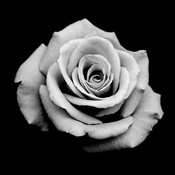
//> input picture Lab_05/rose.jpg, 175 x 175 px, shrunk from 336 x 336 before the run
$ ./Lab_05   (built with g++ and OpenCV 4)
//> lines starting //> are read from the running program, lines starting //| are printed output that depends on the picture; after the words box and inside, x2 and y2 are one past the last pixel; in counts of white or black regions, pixels touching at a corner belong together
#include <iostream>
#include "C:\opencv\build\include\opencv2\core.hpp"
#include "C:\opencv\build\include\opencv2\imgproc.hpp"
#include "C:\opencv\build\include\opencv2\highgui.hpp"

// [154 lines left out: functions exercise_one, exercise_two, exercise_three, exercise_four, exercise_five, showHSVColors, not called in this run]

void performAdaptiveThreshold() { // k鰊yv maszkol醩a?
	cv::Mat I = cv::imread("text.png",0); // fontos, hogy 0-醫 oda韗junk
	cv::Mat thresholded;
	cv::Mat manualthresholded, manualmasked;

	int blockSize = 5;
	cv::adaptiveThreshold(I, thresholded, 255, cv::ADAPTIVE_THRESH_MEAN_C, cv::THRESH_BINARY, blockSize, 2);

	cv::threshold(I, manualthresholded, 120, 255, cv::THRESH_BINARY);
	cv::bitwise_and(I, manualthresholded, manualmasked);

	cv::imshow("adaptive", thresholded);
	cv::imshow("manual", manualthresholded);
	cv::waitKey();
}

void performManualThreshold() { // maszkol醩
	cv::Mat I = cv::imread("rose.jpg", 0);
	cv::Mat thresholded;
	cv::Mat masked;
	unsigned char thresh_value = 100;

	cv::threshold(I, thresholded, thresh_value, 255, cv::THRESH_BINARY);

	cv::imshow("rose mask",thresholded);
	cv::waitKey();


	cv::bitwise_and(I, thresholded, masked);

	cv::imshow("rose masked", masked);
	cv::waitKey();
}


int main()
{
	performManualThreshold();
//> in performManualThreshold, I is the input picture: 175 rows x 175 cols, CV_8UC1; min 0, max 255, mean 66.7
//> in performManualThreshold, `cv::threshold(I, thresholded, thresh_value, 255, cv::THRESH_BINARY);`:
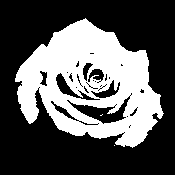
//> thresholded: 175 rows x 175 cols, CV_8UC1; 35% white; 3 white regions (2 under 20 px), largest, box (x1, y1, x2, y2) and area: (15, 18, 164, 148) 10709
//> in performManualThreshold, `cv::bitwise_and(I, thresholded, masked);`:
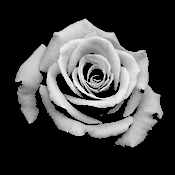
//> masked: 175 rows x 175 cols, CV_8UC1; min 0, max 255, mean 62.7
	performAdaptiveThreshold();
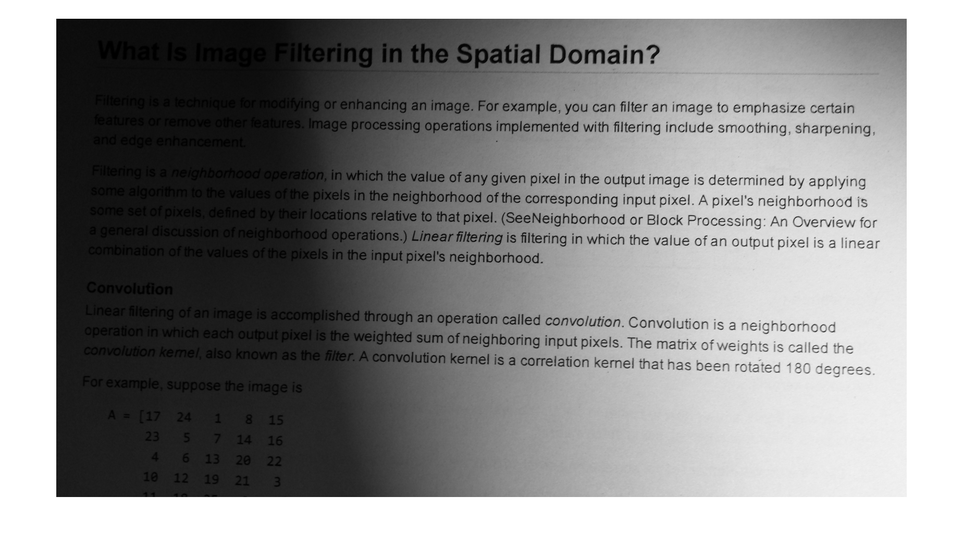
//> input picture Lab_05/text.png, 963 x 546 px, shrunk from 1848 x 1048 before the run
//> in performAdaptiveThreshold, I is the input picture: 546 rows x 963 cols, CV_8UC1; min 0, max 255, mean 143
//> in performAdaptiveThreshold, `cv::adaptiveThreshold(I, thresholded, 255, cv::ADAPTIVE_THRESH_MEAN_C,..`:
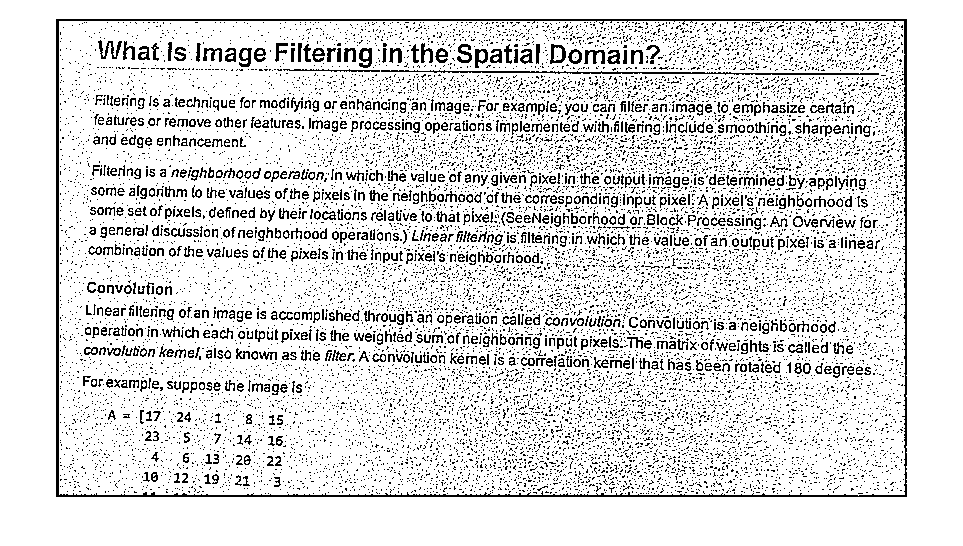
//> thresholded: 546 rows x 963 cols, CV_8UC1; 86.6% white; black in thin lines or dots, all inside (x1, y1, x2, y2) = (56, 19, 907, 497)
//> in performAdaptiveThreshold, `cv::threshold(I, manualthresholded, 120, 255, cv::THRESH_BINARY);`:
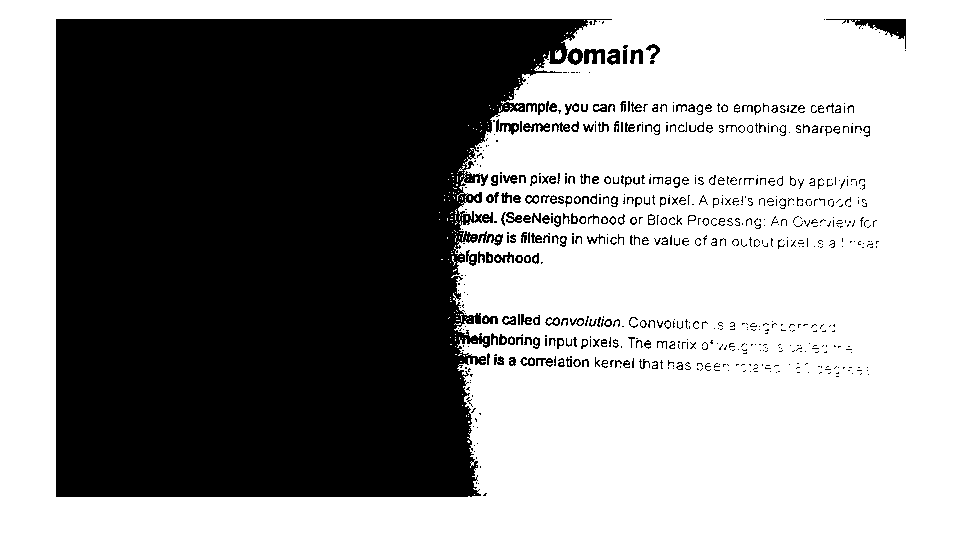
//> manualthresholded: 546 rows x 963 cols, CV_8UC1; 58.8% white; 654 black regions (438 under 20 px), largest, box (x1, y1, x2, y2) and area: (56, 19, 612, 497) 204911, (826, 19, 906, 49) 648, (584, 49, 605, 64) 224
//> in performAdaptiveThreshold, `cv::bitwise_and(I, manualthresholded, manualmasked);`:
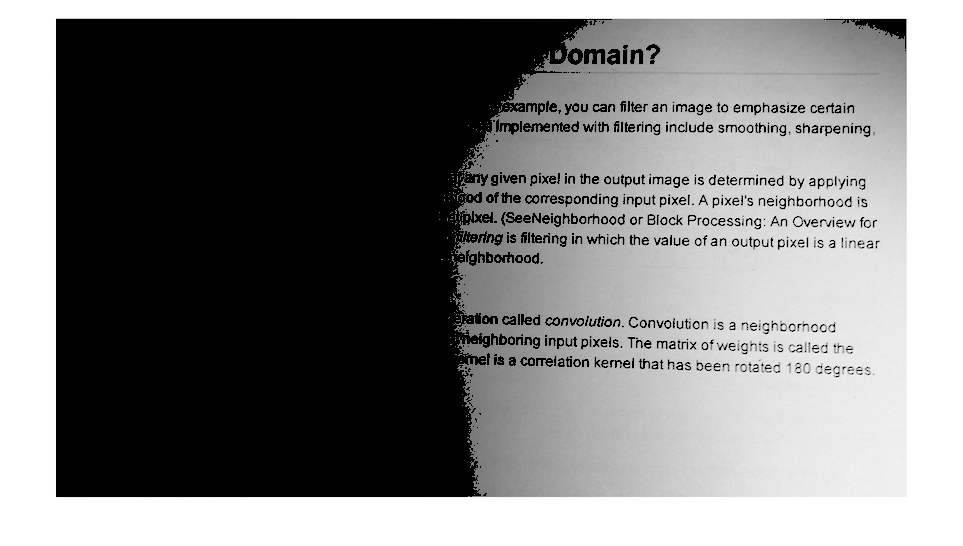
//> manualmasked: 546 rows x 963 cols, CV_8UC1; min 0, max 255, mean 124.9
	// [8 lines of commented-out code are left out]

	return 0;
}
